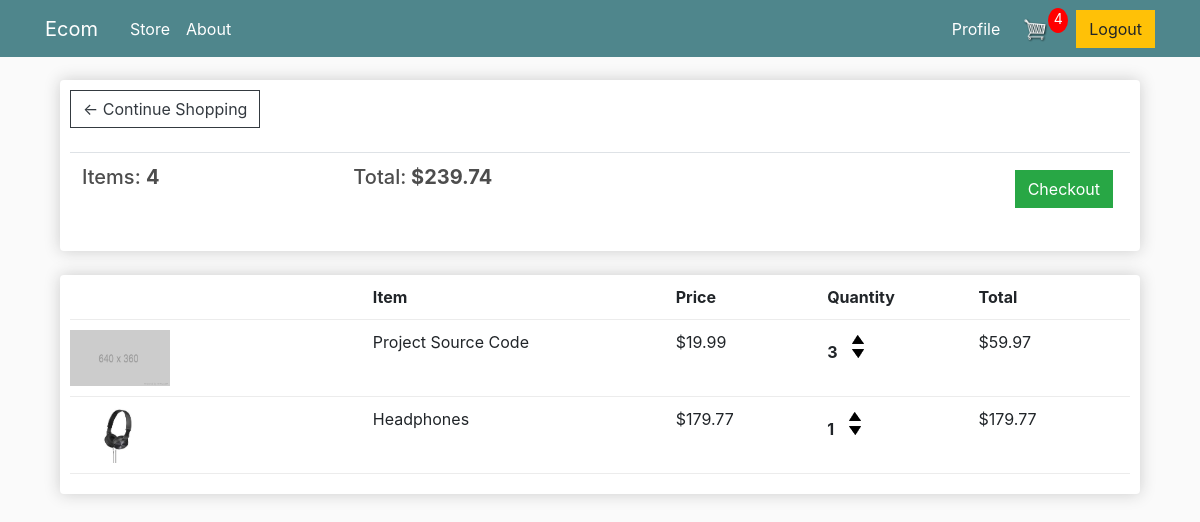
The app's page /cart (signed in) with its own data.
### store/models.py (models this page shows, shortened)
class Order(models.Model):
    customer = models.ForeignKey(Customer, on_delete=models.SET_NULL, blank=True, null=True)
    date_ordered = models.DateTimeField(auto_now_add=True)
    complete = models.BooleanField(default=False, null=True, blank=True)
    transaction_id = models.CharField(max_length=200, null=True)
    @property
    def get_cart_total(self):
        OrderItems = self.orderitem_set.all()
        total = sum([item.get_total for item in OrderItems])
        return total
    @property
    def get_cart_items(self):
        OrderItems = self.orderitem_set.all()
        total = sum([item.quantity for item in OrderItems])
        return total

class OrderItem(models.Model):
    product = models.ForeignKey(Product, on_delete=models.SET_NULL, blank=True, null=True)
    order = models.ForeignKey(Order, on_delete=models.SET_NULL, blank=True, null=True)
    quantity = models.IntegerField(default=0, null=True, blank=True)
    date_added = models.DateTimeField(auto_now_add=True)
    @property
    def get_total(self):
        total = self.product.price * self.quantity
        return total

class Product(models.Model):
    name = models.CharField(max_length=200, null=True)
    price = models.DecimalField(max_digits=7,decimal_places=2)
    digital = models.BooleanField(default=False, null=True, blank=True)
    image = models.ImageField(upload_to='products/', null=True, blank=True)

### store/views.py (the view)
# urls.py: path('cart', views.cart, name="cart"),
def cart(request):
    data = cartData(request)
    cartItems = data['cartItems']
    order = data['order']
    items = data['items']
    context = {'items': items, 'order': order, 'cartitems': cartItems}
    return render(request, 'cart.html', context)

### store/utils.py (called while the page is built)
def cartData(request):
    if request.user.is_authenticated:
        customer = request.user.customer
        order, created = Order.objects.get_or_create(
            customer=customer, complete=False)
        items = order.orderitem_set.all()
        cartItems = order.get_cart_items
    else:
        cookieData = cookieCart(request)
        cartItems = cookieData['cartItems']
        order = cookieData['order']
        items = cookieData['items']
    return {'cartItems':cartItems,'order':order,'items':items}

### store/templates/cart.html
{% extends 'main.html' %}
{% load static %}
{% block content %}
    <div class="row">
        <div class="col-lg-12">
            <div class="box-element">
                <a class="btn btn-outline-dark" href="{% url 'store' %}">&#x2190; Continue Shopping</a>
                <br>
                <br>
                <table class="table">
                    <tr>
                        <th><h5>Items: <strong>{{order.get_cart_items}}</strong></h5></th>
                        <th><h5>Total:<strong> ${{order.get_cart_total|floatformat:2}}</strong></h5></th>
                        <th>
                            <a style="float:right; margin:5px;" class="btn btn-success" href="{% url 'checkout' %}">Checkout</a>
                        </th>
                    </tr>
                </table>
            </div>
            <br>
            <div class="box-element">
                <div class="cart-row">
                    <div style="flex:2"></div>
                    <div style="flex:2"><strong>Item</strong></div>
                    <div style="flex:1"><strong>Price</strong></div>
                    <div style="flex:1"><strong>Quantity</strong></div>
                    <div style="flex:1"><strong>Total</strong></div>
                </div>
                {% for item in items %}
                <div class="cart-row">
                    <div style="flex:2">
                       {% if item.product.image %}
                            <img class="row-image" src="{{ item.product.image.url }}">
                        {% else %}
                             <img class="row-image" src="{% static 'images/placeholder.png' %}">
                        {% endif %}
                    </div>
                    <div style="flex:2"><p>{{ item.product.name }}</p></div>
                    <div style="flex:1"><p>${{ item.product.price|floatformat:2 }}</p></div>
                    <div style="flex:1">
                        <p class="quantity">{{ item.quantity }}</p>
                        <div class="quantity">
                            <img data-action="add" data-product="{{ item.product.id }}" class="chg-quantity update-cart" src="{% static 'images/arrow-up.png' %}">
                            <img data-action="remove" data-product="{{ item.product.id }}" class="chg-quantity update-cart" src="{% static 'images/arrow-down.png' %}">
                        </div>
                    </div>
                    <div style="flex:1"><p>${{ item.get_total|floatformat:2 }}</p></div>
                </div>
                {% endfor %}
            </div>
        </div>
    </div>
{% endblock content %}

### static/css/main.css (style rules this page uses)
body { background-color: hsl(0, 0%, 98%); }
h1, h2, h3, h4, h5, h6 { color: hsl(0, 0%, 30%); }
.box-element { box-shadow: hsl(0, 0%, 80%) 0 0 16px; background-color: #fff; border-radius: 4px; padding: 10px; }
.col-lg-4, .col-lg-6, .col-lg-8, .col-lg-12 { margin-top: 10px; }
.btn { border-radius: 0; }
.row-image { width: 100px; }
.cart-row { display: flex; align-items: flex-stretch; padding-bottom: 10px; margin-bottom: 10px; border-bottom: 1px solid #ececec; }
.quantity { display: inline-block; font-weight: 700; padding-right: 10px; }
.chg-quantity { width: 12px; cursor: pointer; display: block; margin-top: 5px; transition: .1s; }

### records on screen
Order: get_cart_items "4", get_cart_total "239.74"
OrderItem: product.name "Project Source Code", product.price "19.99", quantity "3", get_total "59.97"
OrderItem: product.image (picture), product.name "Headphones", product.price "179.77", quantity "1", get_total "179.77"

### other values on screen
{{ cartitems }} "4"
